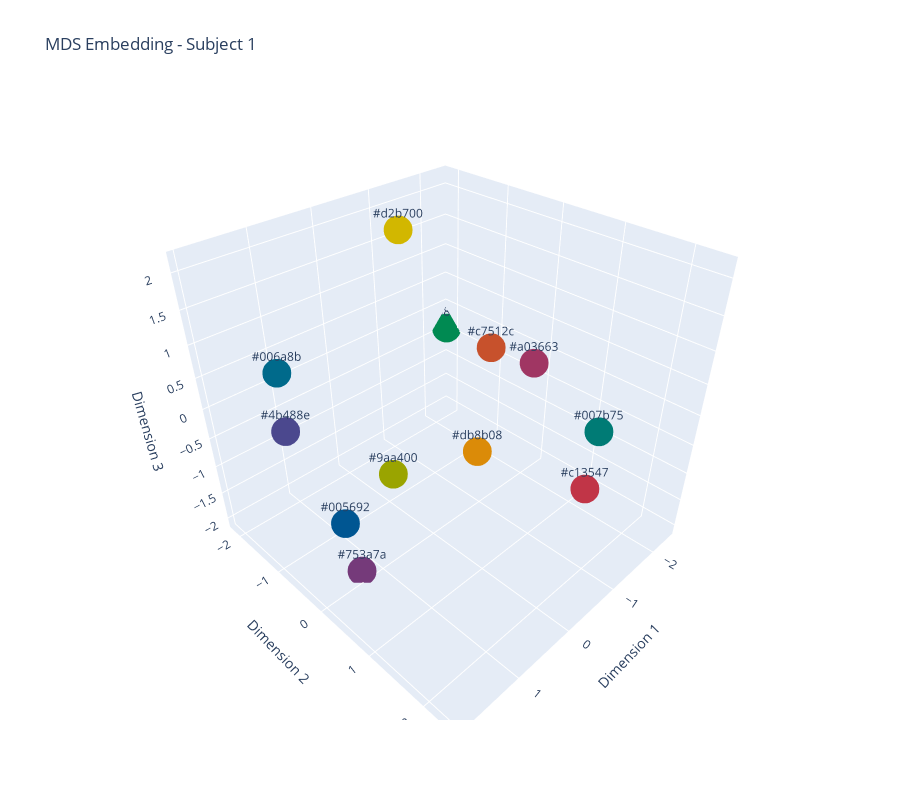
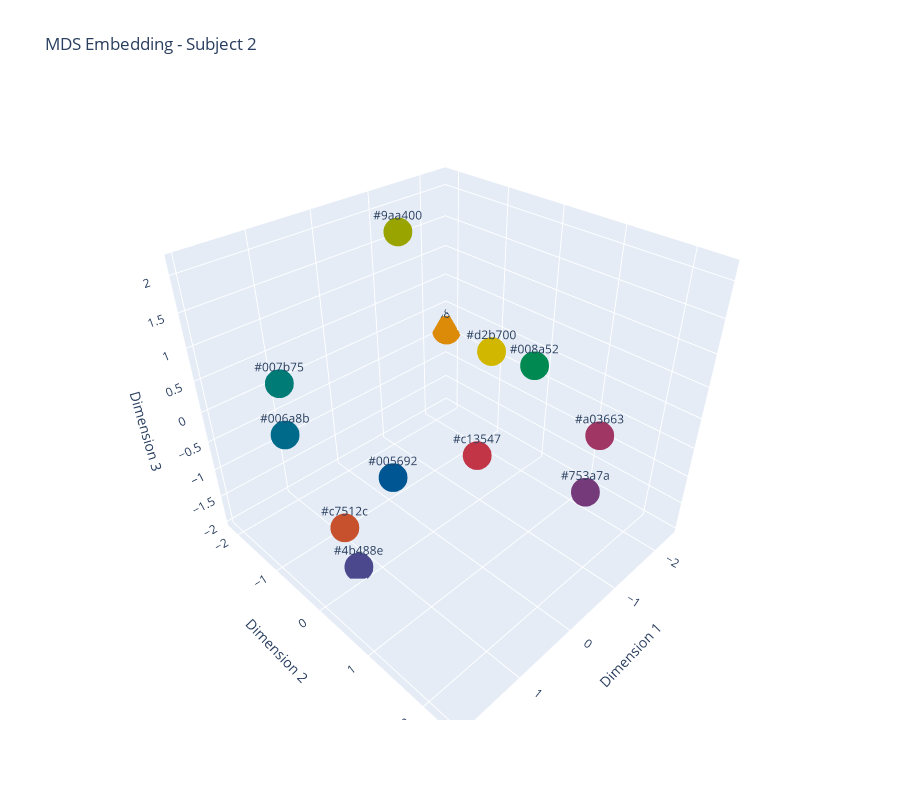

These figures' notebook cell, in order:
### Code cell
embeddings = []
for RDM in [value_mapped_sym_1, value_mapped_sym_2]:
    mds = MDS(n_components=3, dissimilarity='precomputed', random_state=5)
    embedding = mds.fit_transform(RDM)
    embeddings.append(embedding)

embeddings_y = embeddings[1]
# barycentric projection of embedding2 to the space of embedding1
projected_embeddings_x = OT_plan_sym @ embeddings_y * len(OT_plan_sym)

plot_3D_embeddings(
    embeddings=[embeddings_y, projected_embeddings_x],
    titles=['Subject 1', 'Subject 2'],
    overlay=False,
    color_labels=unique_colours)

### Figure 1 — Plotly figure (JSON) as saved in the notebook; plotly's stock layout.template omitted (floating-point values rounded to 4 significant figures)
{"data": [{"marker": {"color": ["#d2b700", "#db8b08", "#c7512c", "#c13547", "#a03663", "#753a7a", "#4b488e", "#005692", "#006a8b", "#007b75", "#008a52", "#9aa400"], "size": 10}, "mode": "markers+text", "text": ["#d2b700", "#db8b08", "#c7512c", "#c13547", "#a03663", "#753a7a", "#4b488e", "#005692", "#006a8b", "#007b75", "#008a52", "#9aa400"], "textposition": "top center", "type": "scatter3d", "x": [-1.03, 0.08722, 0.8527, -1.624, -2.139, 1.315, 1.555, 1.955, 1.156, -0.2685, -2.396, 0.5365], "y": [-1.722, 0.9175, 1.762, 1.489, -0.001683, -0.08468, -1.144, 0.5829, -1.834, 2.402, -2.142, -0.2249], "z": [1.821, -0.04952, 2.137, -1.381, -0.1126, -2.054, -0.04987, -0.2544, 0.3652, 0.8623, -0.4487, -0.8355]}], "layout": {"height": 800, "plot_bgcolor": "white", "scene": {"xaxis": {"title": {"text": "Dimension 1"}}, "yaxis": {"title": {"text": "Dimension 2"}}, "zaxis": {"title": {"text": "Dimension 3"}}}, "title": {"text": "MDS Embedding - Subject 1"}}}

### Figure 2 — Plotly figure (JSON) as saved in the notebook; plotly's stock layout.template omitted (floating-point values rounded to 4 significant figures)
{"data": [{"marker": {"color": ["#d2b700", "#db8b08", "#c7512c", "#c13547", "#a03663", "#753a7a", "#4b488e", "#005692", "#006a8b", "#007b75", "#008a52", "#9aa400"], "size": 10}, "mode": "markers+text", "text": ["#d2b700", "#db8b08", "#c7512c", "#c13547", "#a03663", "#753a7a", "#4b488e", "#005692", "#006a8b", "#007b75", "#008a52", "#9aa400"], "textposition": "top center", "type": "scatter3d", "x": [0.8527, -2.396, 1.955, 0.09158, -0.2679, -1.622, 1.304, 0.5373, 1.553, 1.161, -2.138, -1.03], "y": [1.762, -2.142, 0.5819, 0.9154, 2.4, 1.487, -0.1472, -0.2247, -1.141, -1.768, -0.001494, -1.722], "z": [2.137, -0.4487, -0.2543, -0.05621, 0.8609, -1.381, -1.954, -0.8362, -0.05069, 0.2746, -0.1124, 1.821]}], "layout": {"height": 800, "plot_bgcolor": "white", "scene": {"xaxis": {"title": {"text": "Dimension 1"}}, "yaxis": {"title": {"text": "Dimension 2"}}, "zaxis": {"title": {"text": "Dimension 3"}}}, "title": {"text": "MDS Embedding - Subject 2"}}}
